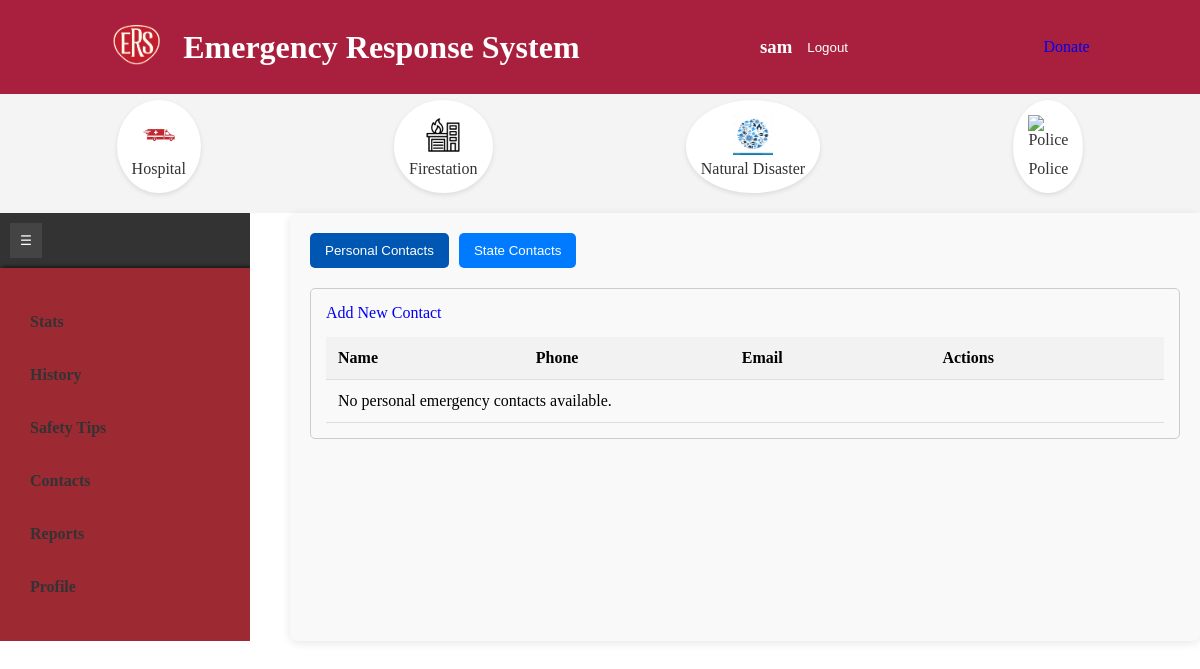
The page /emergency-contacts/ (signed in) on the database as committed earlier.
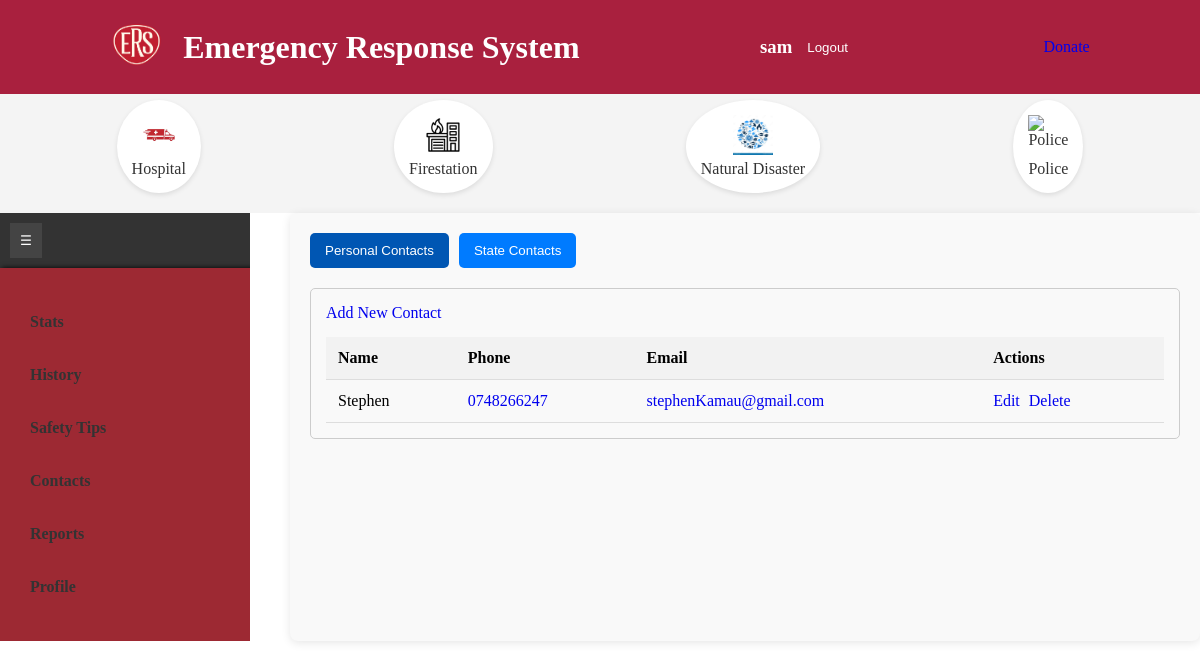
The same page on the database as committed later.
### sos/models.py (models this page shows, shortened)
class PersonalEmergencyContacts(models.Model):
    name = models.CharField(max_length=200)
    phone = models.CharField(max_length=20)
    email = models.EmailField(max_length=200)

### sos/views.py (the view)
# urls.py: path('emergency-contacts/', views.emergency_contacts, name='personal_emergency_contact'),
@login_required
def emergency_contacts(request):
    contacts = PersonalEmergencyContacts.objects.all()
    sos= EmergencyContacts.objects.all()
    return render(request, 'contact/contact.html', {
        'contacts': contacts,
        'sos':sos
        })

### sos/templates/contact/contact.html (shortened to what this page needs)
{% extends 'index.html' %}
{% block content %}
{% include 'components/float_buttons.html' %}
<div class="container">
    <nav class='navigation-bar'>
        <button class="toggle-button" onclick="toggleNav()">☰</button>
        {% include 'components/aside.html' %}
    </nav>
    <div class="main-content">
        <div class='btnToggle'>
            <button id="personalBtn" class="active" onclick="toggleContacts('personal')">Personal Contacts</button>
            <button id="stateBtn" onclick="toggleContacts('state')">State Contacts</button>
        </div>
        <div id="personalContacts" class="contact-list">
            <a href="{% url 'personal_emergency_contacts_create' %}" class="btn btn-primary mb-3">Add New Contact</a>
            <table class="table">
                <thead>
                    <tr>
                        <th>Name</th>
                        <th>Phone</th>
                        <th>Email</th>
                        <th>Actions</th>
                    </tr>
                </thead>
                <tbody>
                    {% for contact in contacts %}
                    <tr>
                        <td>{{ contact.name }}</td>
                        <td><a href='tel:{{ contact.phone }}'>{{ contact.phone }}</a></td>
                        <td><a href='mailto:{{ contact.email }}'>{{ contact.email }}</a></td>
                        <td>
                            <a href="{% url 'personal_emergency_contacts_update' contact.pk %}" class="btn btn-warning">Edit</a>
                            <a href="{% url 'personal_emergency_contacts_delete' contact.pk %}" class="btn btn-danger">Delete</a>
                        </td>
                    </tr>
                    {% empty %}
                    <tr>
                        <td colspan="4">No personal emergency contacts available.</td>
                    </tr>
                    {% endfor %}
                </tbody>
            </table>
        </div>
    </div>
</div>
{% endblock %}

Rows that differ between the two databases and show on the page:
added PersonalEmergencyContacts: name "Stephen", phone "0748266247", email "stephenKamau@gmail.com"
Other text that changed with them:
text no longer shown: "No personal emergency contacts available."
